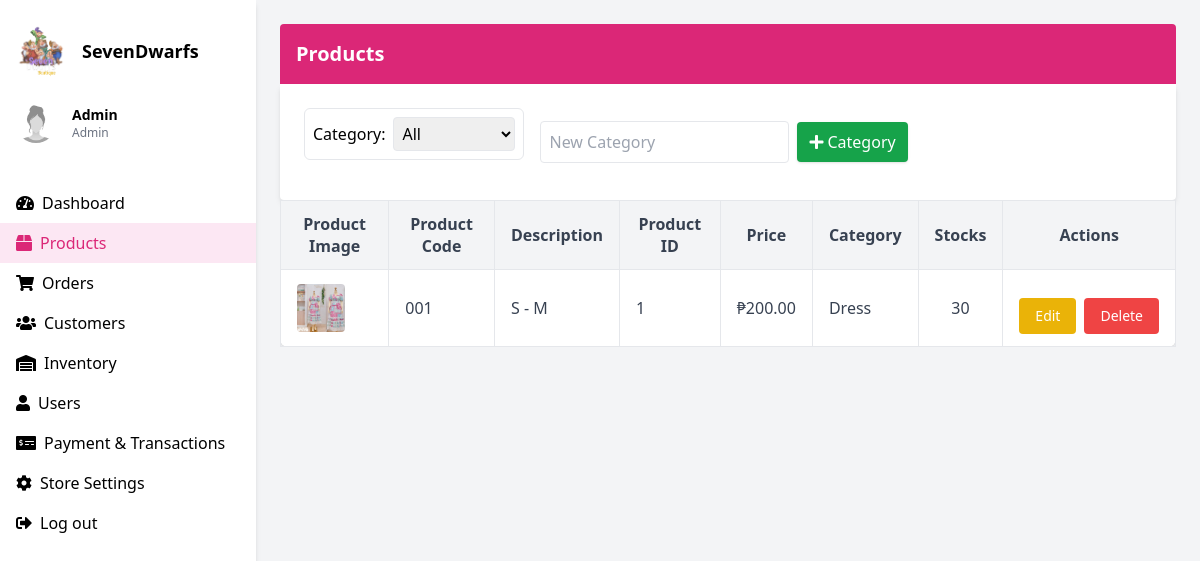
/products.php, run on the app's committed database.
### tables this page shows
CREATE TABLE `products` (
  `product_id` int(11) NOT NULL,
  `product_name` varchar(255) DEFAULT NULL,
  `description` text DEFAULT NULL,
  `price_id` int(11) DEFAULT NULL,
  `stocks` int(11) DEFAULT NULL,
  `category_id` int(11) DEFAULT NULL,
  `image_url` varchar(255) DEFAULT NULL,
  `created_at` timestamp NOT NULL DEFAULT current_timestamp(),
  `supplier_id` int(11) DEFAULT NULL
);

CREATE TABLE `categories` (
  `category_id` int(11) NOT NULL,
  `category_name` varchar(100) NOT NULL
);

### products.php (the view, shortened to what this page needs)
<?php
require 'conn.php';
$admin_name = "Admin";
$admin_role = "Admin";
$products = [];
$sqlProducts = "
    SELECT p.*, c.category_name
    FROM products p
    LEFT JOIN categories c ON p.category_id = c.category_id
";
$stmt = $conn->prepare($sqlProducts);
$stmt->execute();
$resultProducts = $stmt->get_result();
if ($resultProducts->num_rows > 0) {
    while ($row = $resultProducts->fetch_assoc()) {
        $products[] = $row;
    }
}
?>
<html lang="en">
 <head>
  <script src="https://cdn.tailwindcss.com">
  </script>
  <link href="https://cdnjs.cloudflare.com/ajax/libs/font-awesome/5.15.3/css/all.min.css" rel="stylesheet"/>
 </head>
 <body class="bg-gray-100">
  <div class="flex h-screen">
   <div class="w-64 bg-white shadow-md">
    <div class="p-4">
     <div class="flex items-center space-x-4">
      <img alt="User profile picture" class="rounded-full" height="50" src="logo.png" width="50"/>
      <div>
       <h2 class="text-lg font-semibold">
        SevenDwarfs
       </h2>
      </div>
     </div>
     <div class="mt-4">
      <div class="flex items-center space-x-4">
       <img alt="User profile picture" class="rounded-full" height="40" src="newID.jpg" width="40"/>
       <div>
       <h3 class="text-sm font-semibold">
        <?php echo htmlspecialchars($admin_name); ?>
        </h3>
        <p class="text-xs text-gray-500">
        <?php echo htmlspecialchars($admin_role); ?>
        </p>
       </div>
      </div>
     </div>
    </div>
    <nav class="mt-6">
     <ul>
          <li class="px-4 py-2 hover:bg-gray-200"><i class="fas fa-tachometer-alt mr-2"></i><a href="dashboard.php">Dashboard</a></li>
          <li class="px-4 py-2 bg-pink-100 text-pink-600"><i class="fas fa-box mr-2"></i><a href="products.php">Products</a></li>
          <li class="px-4 py-2 hover:bg-gray-200"><i class="fas fa-shopping-cart mr-2"></i><a href="orders.php">Orders</a></li>
          <li class="px-4 py-2 hover:bg-gray-200"><i class="fas fa-users mr-2"></i><a href="customers.php">Customers</a></li>
          <li class="px-4 py-2 hover:bg-gray-200"><i class="fas fa-warehouse mr-2"></i><a href="inventory.php">Inventory</a></li>
          <li class="px-4 py-2 hover:bg-gray-200"><i class="fas fa-user mr-2"></i><a href="users.php">Users</a></li>
          <li class="px-4 py-2 hover:bg-gray-200"><i class="fas fa-money-check-alt mr-2"></i><a href="payandtransac.php">Payment & Transactions</a></li>
          <li class="px-4 py-2 hover:bg-gray-200"><i class="fas fa-cog mr-2"></i><a href="storesettings.php">Store Settings</a></li>
          <li class="px-4 py-2 hover:bg-gray-200"><i class="fas fa-sign-out-alt mr-2"></i><a href="logout.php">Log out</a></li>
        </ul>
      </nav>
    </div>
    <div class="flex-1 p-6">
      <div class="bg-pink-600 text-white p-4 rounded-t">
        <h1 class="text-xl font-bold">Products</h1>
      </div>
      <div class="bg-white p-6 rounded-b shadow-md space-y-6">
      <div class="filters flex items-center gap-4">
  <form method="GET" action="products.php" id="categoryForm" class="flex items-center">
    <label class="border rounded-md p-2 flex items-center gap-2">Category:
      <select name="category" onchange="document.getElementById('categoryForm').submit()" class="p-1 border rounded">
        <option value="all">All</option>
      </select>
    </label>
  </form>
  <div class="flex gap-2 items-center">
  <input type="text" id="newCategoryName" placeholder="New Category" required class="border p-2 rounded">
  <button onclick="addCategory()" class="bg-green-600 text-white px-3 py-2 rounded shadow hover:bg-green-700">
    <i class="fas fa-plus mr-1"></i>Category
  </button>
</div>
</div>
        </div>
        <div class="overflow-x-auto">
  <table class="min-w-full bg-white border border-gray-200 shadow rounded-lg">
    <thead class="bg-gray-100 text-gray-700">
      <tr>
        <th class="px-4 py-3 border">Product Image</th>
        <th class="px-4 py-3 border">Product Code</th>
        <th class="px-4 py-3 border">Description</th>
        <th class="px-4 py-3 border">Product ID</th>
        <th class="px-4 py-3 border">Price</th>
        <th class="px-4 py-3 border">Category</th>
        <th class="px-4 py-3 border">Stocks</th>
        <th class="px-4 py-3 border">Actions</th>
      </tr>
    </thead>
    <tbody class="text-gray-700">
      <?php if (!empty($products)) {
        foreach ($products as $product) { ?>
          <tr class="hover:bg-gray-50">
            <td class="px-4 py-3 border text-center">
              <img src="<?php echo htmlspecialchars($product['image_url']); ?>" alt="Product Image" class="w-12 h-12 object-cover rounded">
            </td>
            <td class="px-4 py-3 border"><?php echo htmlspecialchars($product['product_name']); ?></td>
            <td class="px-4 py-3 border"><?php echo htmlspecialchars($product['description']); ?></td>
            <td class="px-4 py-3 border"><?php echo $product['product_id']; ?></td>
            <td class="px-4 py-3 border">₱<?php echo number_format($product['price_id'], 2); ?></td>
            <td class="px-4 py-3 border"><?php echo htmlspecialchars($product['category_name']); ?></td>
            <td class="px-4 py-3 border text-center"><?php echo $product['stocks']; ?></td>
            <td class="px-4 py-3 border">
            <div class="flex justify-center mt-4">
  <div class="flex gap-2">
    <a href="edit_product.php?id=<?php echo $product['product_id']; ?>" class="bg-yellow-500 hover:bg-yellow-600 text-white px-4 py-2 rounded text-sm">
      Edit
    </a>
    <a href="delete_product.php?id=<?php echo $product['product_id']; ?>" onclick="return confirm('Are you sure you want to delete this product?')" class="bg-red-500 hover:bg-red-600 text-white px-4 py-2 rounded text-sm">
      Delete
    </a>
  </div>
</div>
            </td>
          </tr>
      <?php }
      } else { ?>
        <tr>
          <td colspan="8" class="text-center px-4 py-6 text-gray-500 border">No products available</td>
        </tr>
      <?php } ?>
    </tbody>
  </table>
</div>

### data on the page
products: image_url (picture), product_name "001", description "S - M", product_id "1", price "200.00", category.category_name "Dress", stocks "30"

### other printed values
$admin_name "Admin"
$admin_role "Admin"
